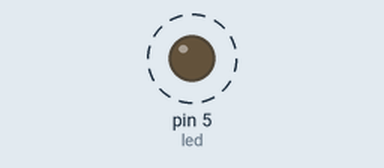
Simulated run of this sketch. Board: Arduino Uno, built with avr-gcc and run on an emulated ATmega328P. Parts: output pins drawn as LEDs (lit = HIGH). Dashed ring = blinking.

Above: at 0.05 s.
Timing chart, 0 to 3.0 s (numbered marks = the images above):
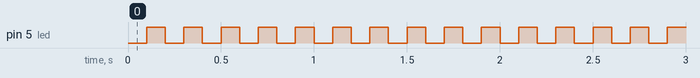

The sketch:

User_Program1_2.ino
```cpp
/*Software 1073 Arduino BoeBots
User Program
Method stubs are pre-made. add your own code to complete the challenge!

Program Task: Blink an LED on pin 5
Feel free to view the example program within the same folder if you need help!
*/
int led = 5;
int delayTime = 100;
void setup(){
  pinMode(led, OUTPUT);
  digitalWrite(led, HIGH);

}

void loop(){
  digitalWrite(led,LOW);
  delay(delayTime);
  digitalWrite(led, HIGH);
  delay(delayTime);
}
```

Measured:
- by itself, pin 5 (led): alternates HIGH for 0.10 s and LOW for 0.10 s
